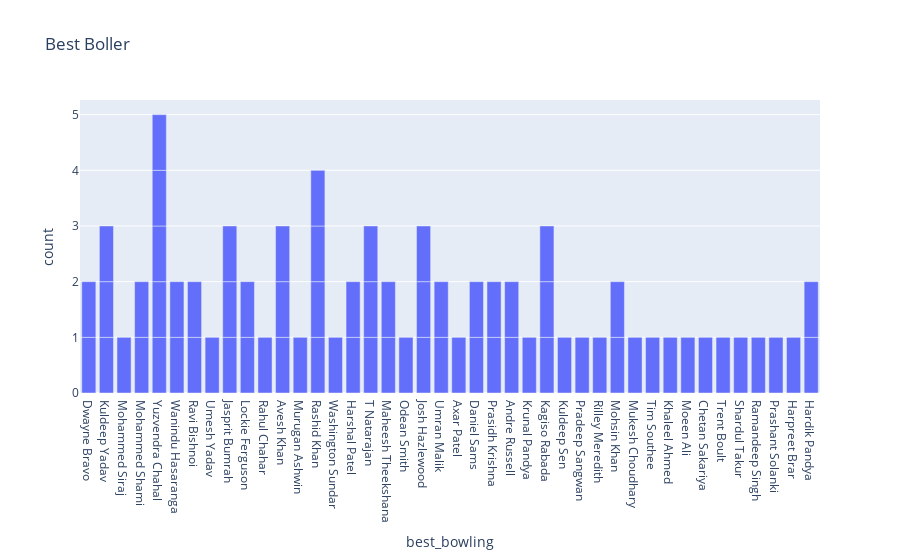

The notebook cell saved with this chart:
### Code cell
# Best Boller 
fig=pl.bar(data,x='best_bowling',title='Best Boller')
fig.show()

### Figure 1 — Plotly figure (JSON) as saved in the notebook; plotly's stock layout.template omitted (floating-point values rounded to 4 significant figures)
{"data": [{"alignmentgroup": "True", "hovertemplate": "best_bowling=%{x}<br>count=%{y}<extra></extra>", "legendgroup": "", "marker": {"color": "#636efa", "pattern": {"shape": ""}}, "name": "", "offsetgroup": "", "orientation": "v", "showlegend": false, "textposition": "auto", "type": "bar", "x": ["Dwayne Bravo", "Kuldeep Yadav", "Mohammed Siraj", "Mohammed Shami", "Yuzvendra Chahal", "Wanindu Hasaranga", "Ravi Bishnoi", "Umesh Yadav", "Jasprit Bumrah", "Lockie Ferguson", "Rahul Chahar", "Avesh Khan", "Yuzvendra Chahal", "Murugan Ashwin", "Ravi Bishnoi", "Rashid Khan", "Washington Sundar", "Harshal Patel", "Kuldeep Yadav", "Yuzvendra Chahal", "T Natarajan", "Maheesh Theekshana", "Odean Smith", "Lockie Ferguson", "T Natarajan", "Avesh Khan", "Josh Hazlewood", "Umran Malik", "Dwayne Bravo", "Yuzvendra Chahal", "Josh Hazlewood", "Axar Patel", "Daniel Sams", "Prasidh Krishna", "Andre Russell", "T Natarajan", "Krunal Pandya", "Kagiso Rabada", "Kuldeep Sen", "Umran Malik", "Kuldeep Yadav", "Kagiso Rabada", "Pradeep Sangwan", "Rilley Meredith", "Mohsin Khan", "Mukesh Choudhary", "Tim Southee", "Kagiso Rabada", "Maheesh Theekshana", "Khaleel Ahmed", "Rashid Khan", "Yuzvendra Chahal", "Avesh Khan", "Wanindu Hasaranga", "Moeen Ali", "Jasprit Bumrah", "Rashid Khan", "Chetan Sakariya", "Daniel Sams", "Harshal Patel", "Andre Russell", "Mohammed Shami", "Trent Boult", "Shardul Takur", "Ramandeep Singh", "Mohsin Khan", "Rashid Khan", "Prashant Solanki", "Jasprit Bumrah", "Harpreet Brar", "Hardik Pandya", "Josh Hazlewood", "Prasidh Krishna", "Hardik Pandya"], "xaxis": "x", "y": [1, 1, 1, 1, 1, 1, 1, 1, 1, 1, 1, 1, 1, 1, 1, 1, 1, 1, 1, 1, 1, 1, 1, 1, 1, 1, 1, 1, 1, 1, 1, 1, 1, 1, 1, 1, 1, 1, 1, 1, 1, 1, 1, 1, 1, 1, 1, 1, 1, 1, 1, 1, 1, 1, 1, 1, 1, 1, 1, 1, 1, 1, 1, 1, 1, 1, 1, 1, 1, 1, 1, 1, 1, 1], "yaxis": "y"}], "layout": {"autosize": true, "barmode": "relative", "legend": {"tracegroupgap": 0}, "title": {"text": "Best Boller"}, "xaxis": {"anchor": "y", "autorange": true, "domain": [0, 1], "range": [-0.5, 41.5], "title": {"text": "best_bowling"}, "type": "category"}, "yaxis": {"anchor": "x", "autorange": true, "domain": [0, 1], "range": [0, 5.263], "title": {"text": "count"}, "type": "linear"}}}
